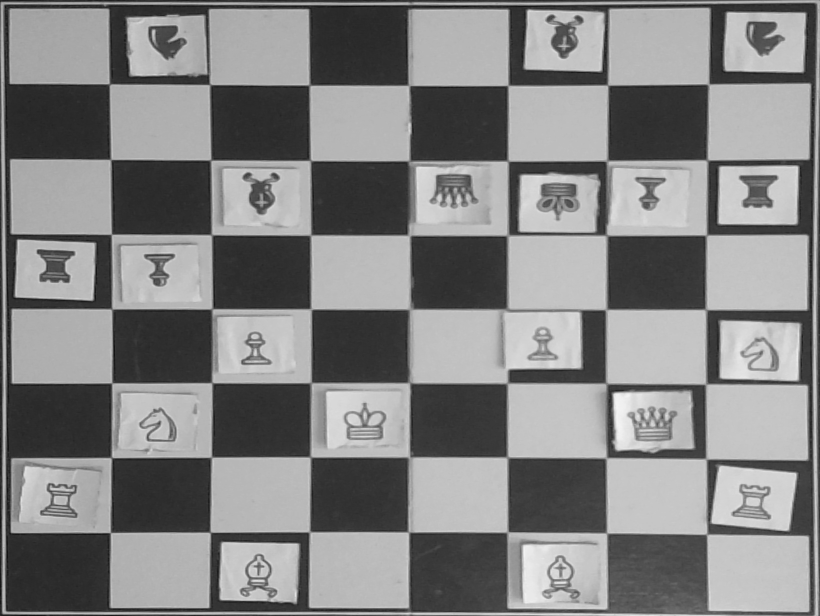
#> input picture images2/chessmate_img_22_3_15_31_44.jpg, 1640 x 1232 px, given in place of x-raw, format=(string)BGR ! appsink, which was not available (shown at 1/2 size)
$ python image_capture_test.py
#> lines starting #> are read from the running program, lines starting #| are printed output that depends on the picture
#!/usr/bin/env python3.6
''' /usr/local/bin/image_capture is a hard link from ~/chessmate/image_capture.py
to make it globally accessible as an executable
'''

import cv2
import sys
import argparse
import os
import numpy as np
import datetime

from pathlib import Path
from matplotlib import pyplot as plt

def main():

    # Creating possibility to define an output path for captured images
    parser = argparse.ArgumentParser(description="capturing images from csi camera module")
    parser.add_argument("outputpath", nargs='?', default="")
    args = parser.parse_args(sys.argv[1:])

    # If output path doesn't exist or is not empty exit application
    print(args.outputpath)
    if not os.path.exists(args.outputpath) and not args.outputpath=="":
        print("Output directory {} does not exist.".format(args.outputpath))
        sys.exit()

    os.chdir(args.outputpath)
    cam=cv2.VideoCapture("nvarguscamerasrc ! video/x-raw(memory:NVMM), width=(int)1640, height=(int)1232,format=(string)NV12, framerate=(fraction)30/1 ! nvvidconv ! video/x-raw, format=(string)BGRx ! videoconvert ! video/x-raw, format=(string)BGR ! appsink")

    print(cam.isOpened())
    ret, frame = cam.read()
#> frame is the input picture: shape (1232, 1640, 3); min 0, max 246, mean 130.9
    if not ret:
        print("Failed to grab initial frame. Fix camera!")
        sys.exit()

    M = calcTransformation(frame)

    img_counter = 0

    while True:
        ret, frame = cam.read()
        if not ret:
            print("failed to grab frame.")
            break
        frame = cv2.rotate(frame, cv2.ROTATE_90_CLOCKWISE)
        #dst = cv2.warpAffine(frame, M, (1640, 1232))
        dst = cv2.warpPerspective(frame, M, (1640, 1232))
        #gray = cv2.cvtColor(dst, cv2.COLOR_BGR2RGB)
        #_, threshFrame = cv2.threshold(gray, 128, 255, cv2.THRESH_BINARY)
        cv2.imshow("view", dst)

        k = cv2.waitKey(1)
        if k%256 == 27:
            print("Escape pressed, closing...")
            break
        elif k%256 == 32:
            now = datetime.datetime.now()
            timestring = "{}_{}_{}_{}_{}".format(now.day,now.month,now.hour,now.minute,now.second)
            img_name = "chessmate_img_{}.jpg".format(timestring)
            gray_rgb = cv2.cvtColor(gray, cv2.COLOR_GRAY2RGB)
            cv2.imwrite(img_name, gray_rgb)
            gray_rgb = cv2.rotate(gray_rgb, cv2.ROTATE_180)
            img_name = "chessmate_img_flipped{}.jpg".format(timestring)
            cv2.imwrite(img_name, gray_rgb)
            print("img from time {} written".format(timestring))

    cam.release()

    cv2.destroyAllWindows()

def calcTransformation(frame):

    frame = cv2.rotate(frame, cv2.ROTATE_90_CLOCKWISE)
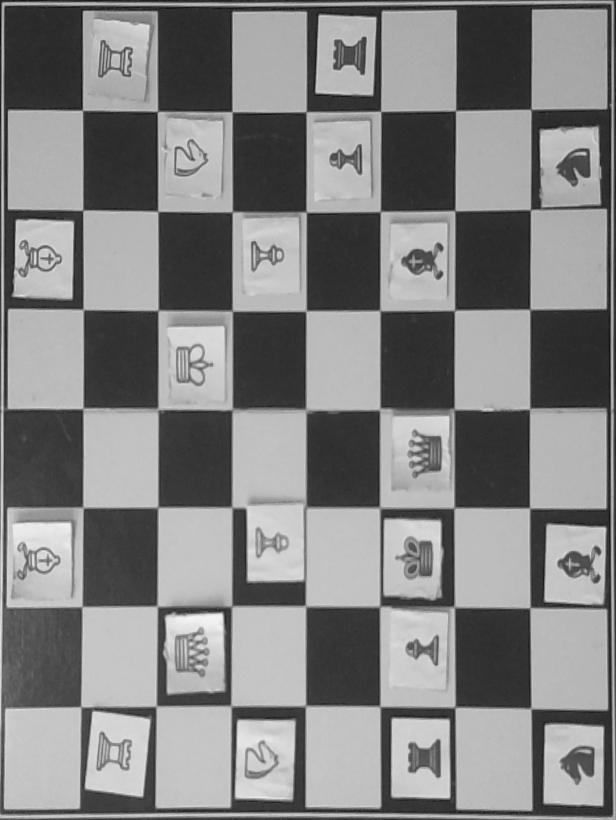
#> frame: shape (1640, 1232, 3) (shown at 1/2 size); min 0, max 246, mean 130.9
    plt.imshow(frame)
    plt.show()
    pt1x = int(input('X-Coordinate of point 1:'))
#> the answer given: 1
    pt1y = int(input('Y-Coordinate of point 1:'))
#> the answer given: 1
    pt2x = int(input('X-Coordinate of point 2:'))
#> the answer given: 3
    pt2y = int(input('Y-Coordinate of point 2:'))
#> the answer given: 3
    pt3x = int(input('X-Coordinate of point 3:'))
#> the answer given: 3
    pt3y = int(input('Y-Coordinate of point 3:'))
#> the answer given: 3
#> (the run stopped early here; a loop or call above may not have finished)

$ run again, on images2/chessmate_img_22_3_15_34_46.jpg
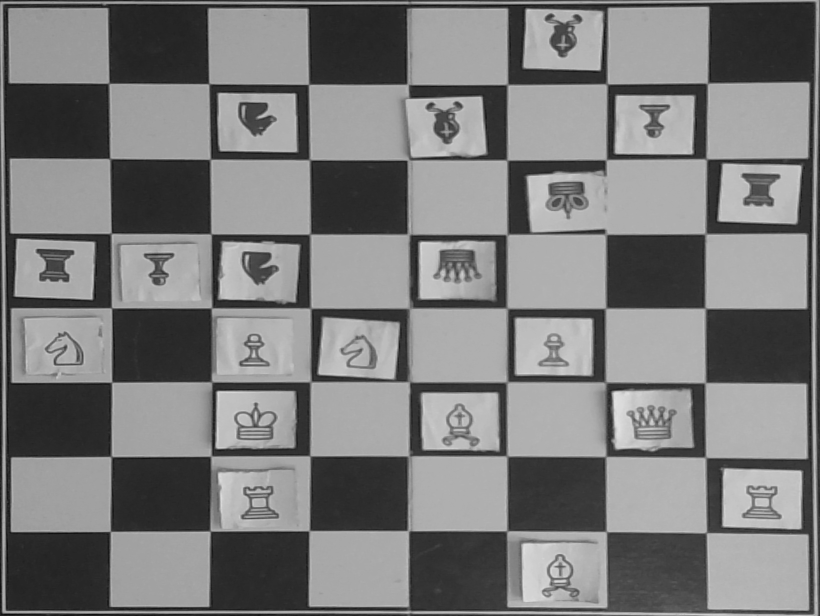
#> input picture images2/chessmate_img_22_3_15_34_46.jpg, 1640 x 1232 px, given in place of x-raw, format=(string)BGR ! appsink, which was not available (shown at 1/2 size)
#> in main, frame is the input picture: shape (1232, 1640, 3); min 0, max 228, mean 123.3
#> in calcTransformation, `frame = cv2.rotate(frame, cv2.ROTATE_90_CLOCKWISE)`:
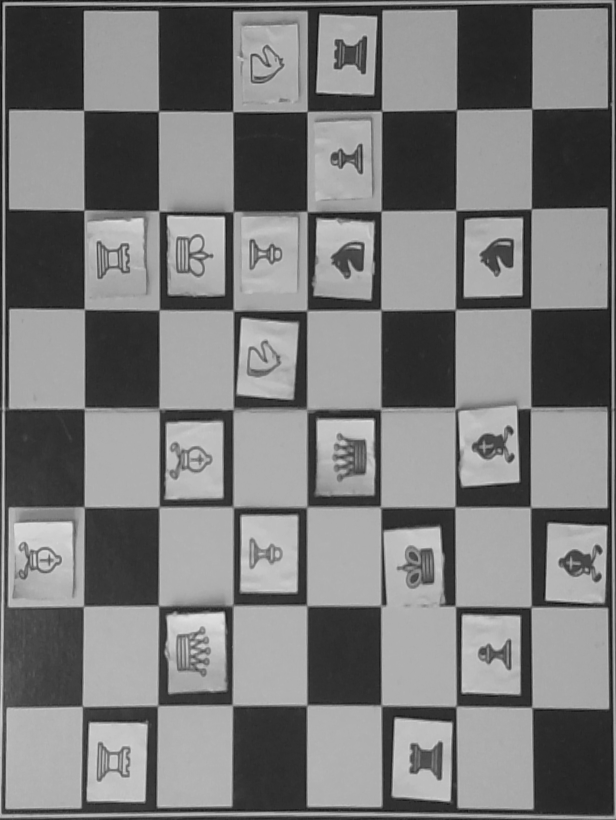
#> frame: shape (1640, 1232, 3) (shown at 1/2 size); min 0, max 228, mean 123.3

$ run again, on images2/chessmate_img_22_3_15_35_48.jpg
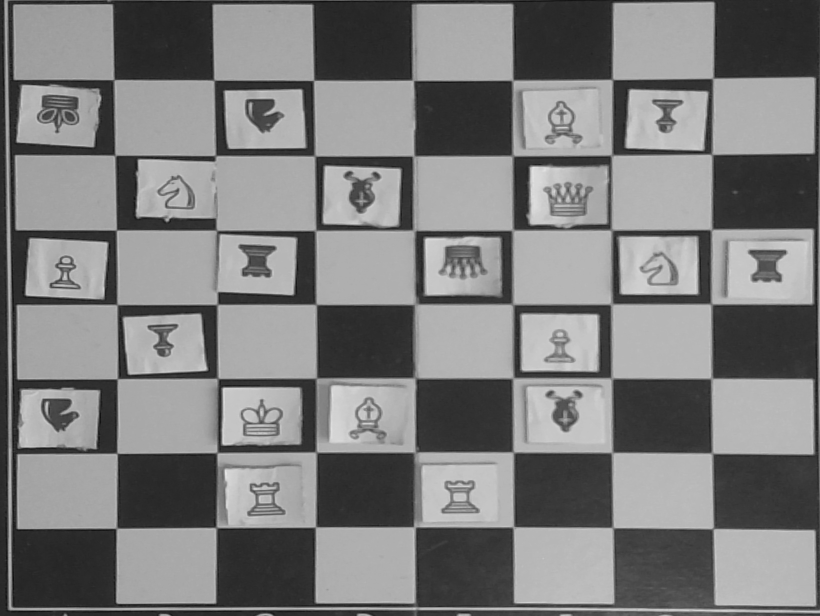
#> input picture images2/chessmate_img_22_3_15_35_48.jpg, 1640 x 1232 px, given in place of x-raw, format=(string)BGR ! appsink, which was not available (shown at 1/2 size)
#> in main, frame is the input picture: shape (1232, 1640, 3); min 4, max 234, mean 125.1
#> in calcTransformation, `frame = cv2.rotate(frame, cv2.ROTATE_90_CLOCKWISE)`:
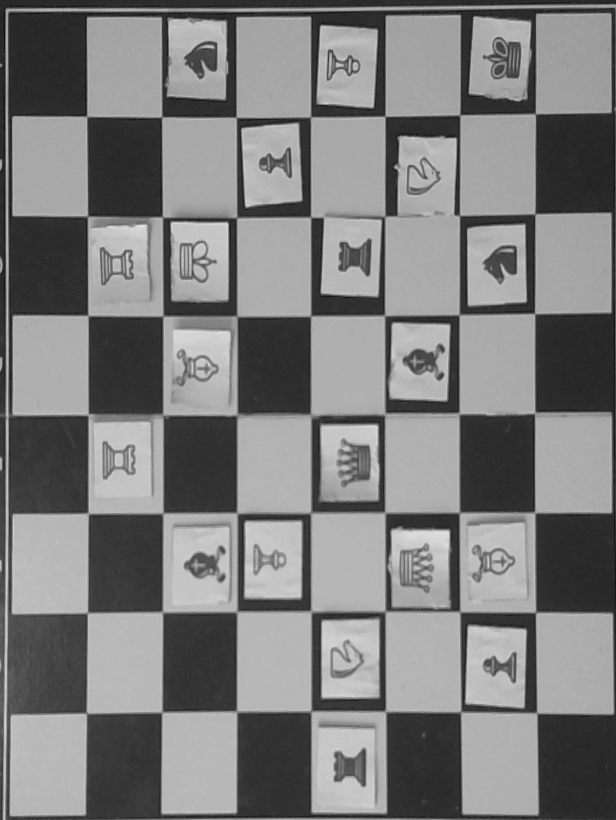
#> frame: shape (1640, 1232, 3) (shown at 1/2 size); min 4, max 234, mean 125.1

$ run again, on images2/chessmate_img_22_3_15_36_47.jpg
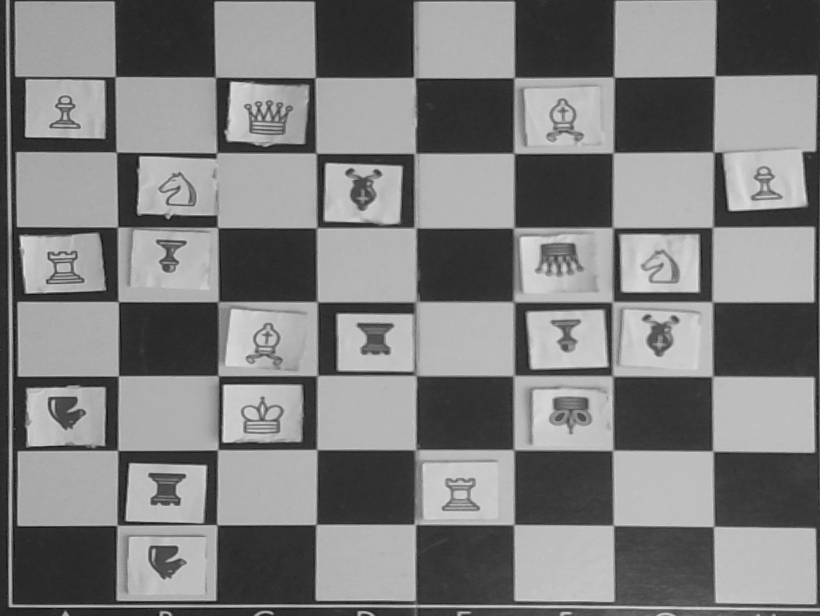
#> input picture images2/chessmate_img_22_3_15_36_47.jpg, 1640 x 1232 px, given in place of x-raw, format=(string)BGR ! appsink, which was not available (shown at 1/2 size)
#> in main, frame is the input picture: shape (1232, 1640, 3); min 2, max 230, mean 126.4
#> in calcTransformation, `frame = cv2.rotate(frame, cv2.ROTATE_90_CLOCKWISE)`:
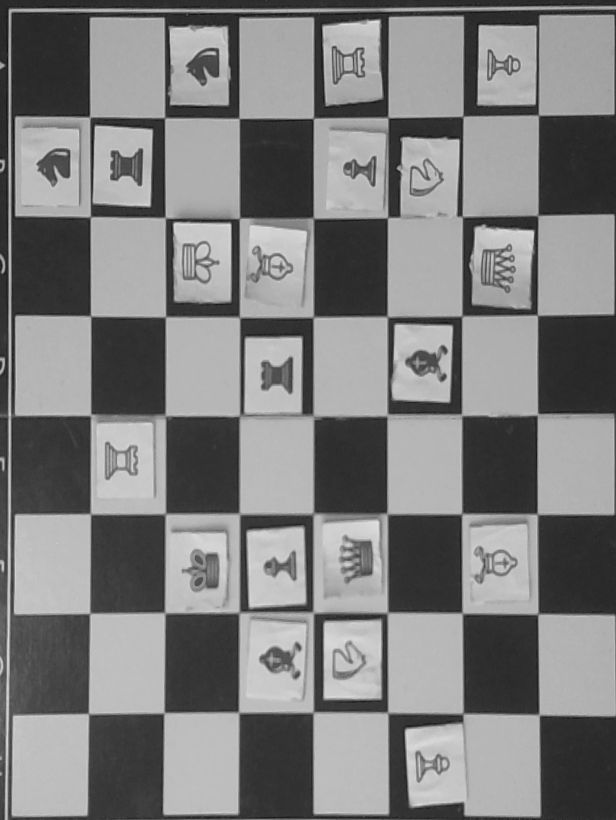
#> frame: shape (1640, 1232, 3) (shown at 1/2 size); min 2, max 230, mean 126.4
